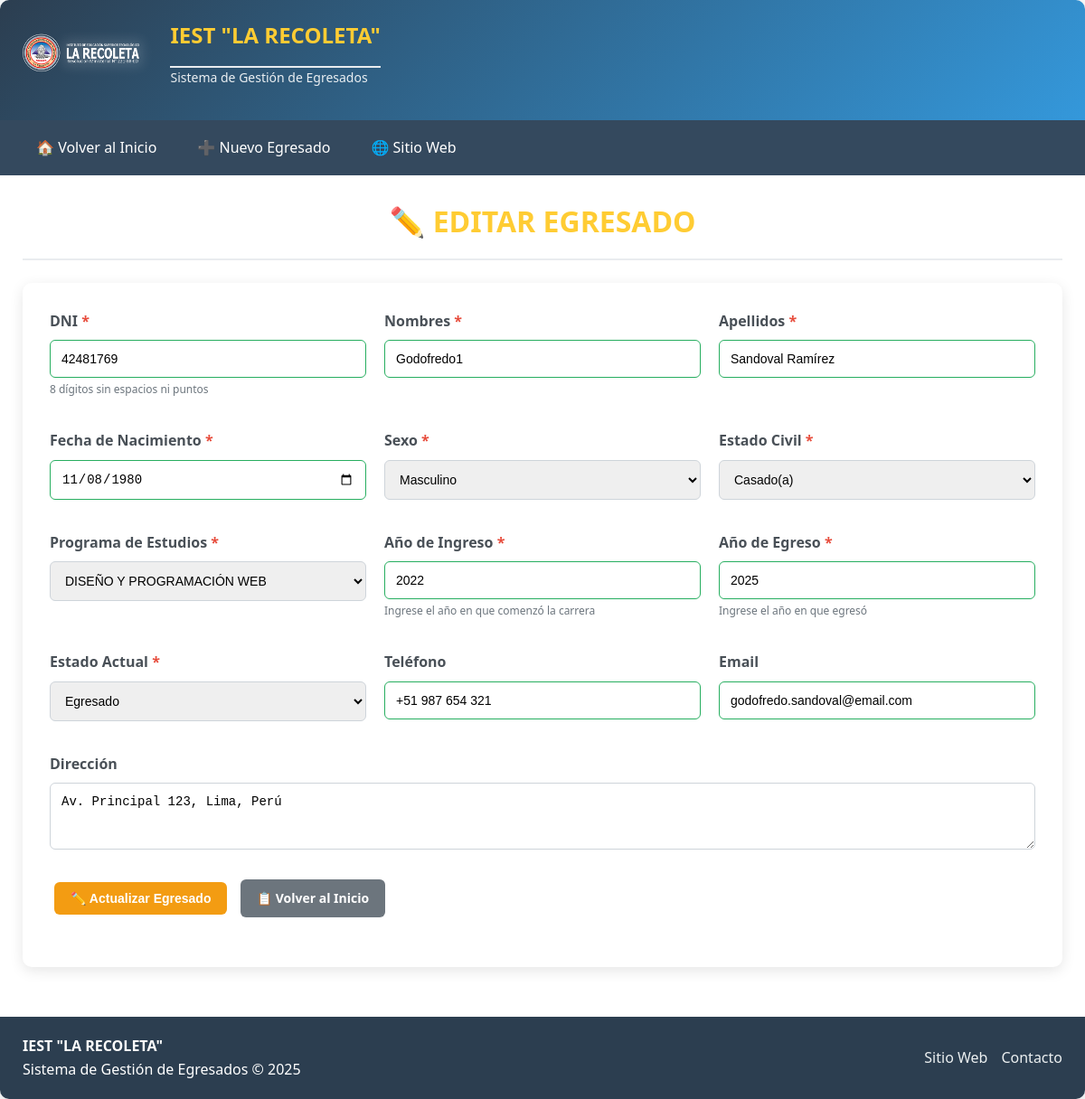
Page /NuestrosEgresados.php?action=edit&id=1 on the committed database.
### tables this page shows
CREATE TABLE `egresados` (
  `id_egresado` int(11) NOT NULL,
  `dni` varchar(20) NOT NULL,
  `nombres` varchar(100) NOT NULL,
  `apellidos` varchar(100) NOT NULL,
  `fecha_nacimiento` date NOT NULL,
  `sexo` enum('Masculino','Femenino','Otro') NOT NULL,
  `estado_civil` enum('Soltero(a)','Casado(a)','Divorciado(a)','Viudo(a)','Unión Libre') NOT NULL,
  `id_programa` int(11) NOT NULL,
  `año_ingreso` int(11) NOT NULL,
  `año_egreso` int(11) NOT NULL,
  `estado_actual` enum('EGRESADO','TITULADO','CERTIFICADO','EN PROCESO') DEFAULT 'EGRESADO',
  `fecha_registro` timestamp NOT NULL DEFAULT current_timestamp(),
  `fecha_actualizacion` timestamp NOT NULL DEFAULT current_timestamp() ON UPDATE current_timestamp(),
  `telefono` varchar(20) DEFAULT NULL,
  `email` varchar(100) DEFAULT NULL,
  `direccion` text DEFAULT NULL
);

CREATE TABLE `programas_estudio` (
  `id_programa` int(11) NOT NULL,
  `nombre_programa` varchar(100) NOT NULL,
  `descripcion` text DEFAULT NULL,
  `activo` tinyint(1) DEFAULT 1,
  `fecha_creacion` timestamp NOT NULL DEFAULT current_timestamp()
);

### NuestrosEgresados.php (called while the page is built, shortened)
<?php
require_once 'models/Egresado.php';
require_once 'controllers/EgresadoController.php';
$action = $_GET['action'] ?? 'create';
$id = isset($_GET['id']) ? intval($_GET['id']) : 0;
$egresadoObj = new EgresadoController();
$egresado = [];
if ($action === 'edit' && $id > 0) {
    try {
    $egresado = $egresadoObj->getEgresadoById($id);
    } catch (Exception $e) {
        $mensaje = 'Error al obtener egresado: ' . $e->getMessage();
        $tipo_mensaje = 'error';
        $action = 'create';
        $egresado = [];
    }
}
$programas = $egresadoObj->getProgramasEstudio();
include 'views/egresados/form.php';

### models/Egresado.php (called while the page is built, shortened)
<?php
class Egresado {
    private $db;
    public function __construct() {
        $this->db = new Database();
    }
    public function getById($id) {
        $conn = $this->db->getConnection();
        $stmt = $conn->prepare("SELECT e.*, p.nombre_programa
                               FROM egresados e
                               JOIN programas_estudio p ON e.id_programa = p.id_programa
                               WHERE e.id_egresado = ?");
        $stmt->execute([intval($id)]);
        $result = $stmt->fetch(PDO::FETCH_ASSOC);
        return $result ? $result : null;
    }
    public function getProgramasEstudio() {
        $conn = $this->db->getConnection();
        $stmt = $conn->query("SELECT * FROM programas_estudio WHERE activo = 1 ORDER BY nombre_programa");
        return $stmt->fetchAll(PDO::FETCH_ASSOC);
    }
}

### controllers/EgresadoController.php (called while the page is built, shortened)
<?php
require_once __DIR__ . '/../models/Egresado.php';
class EgresadoController {
    private $egresadoModel;
    public function __construct() {
        $this->egresadoModel = new Egresado();
    }
    public function getEgresadoById($id) {
        return $this->egresadoModel->getById($id);
    }
    public function getProgramasEstudio() {
        return $this->egresadoModel->getProgramasEstudio();
    }
}

### views/egresados/form.php (the view, shortened to what this page needs)
<!DOCTYPE html>
<html lang="es">
<head>
</head>
<body>
    <div class="container">
        <header class="header">
            <div class="header-top">
                <div class="logo">
                    <img src="logo.png" alt="Logo IEST La Recoleta" onerror="this.style.display='none'">
                    <div class="logo-text">
                        <h1>IEST "LA RECOLETA"</h1>
                        <p>Sistema de Gestión de Egresados</p>
                    </div>
                </div>
            </div>
        </header>
        <nav class="nav">
            <div class="nav-links">
                <a href="index.php">🏠 Volver al Inicio</a>
                <a href="NuestrosEgresados.php">➕ Nuevo Egresado</a>
                <a href="https://www.iestlarecoleta.edu.pe" target="_blank">🌐 Sitio Web</a>
            </div>
        </nav>
        <main class="main-content">
            <h1><?php echo $action === 'create' ? '📝 NUEVO EGRESADO' : '✏️ EDITAR EGRESADO'; ?></h1>
            <div class="form-container">
                <form method="POST">
                    <div class="form-row">
                        <div class="form-group">
                            <label class="required">DNI</label>
                            <input type="text" name="dni" value="<?php echo htmlspecialchars($egresado['dni'] ?? ''); ?>"
                                   pattern="\d{8}" title="El DNI debe tener 8 dígitos" required>
                            <div class="form-note">8 dígitos sin espacios ni puntos</div>
                        </div>
                        <div class="form-group">
                            <label class="required">Nombres</label>
                            <input type="text" name="nombres" value="<?php echo htmlspecialchars($egresado['nombres'] ?? ''); ?>" required>
                        </div>
                        <div class="form-group">
                            <label class="required">Apellidos</label>
                            <input type="text" name="apellidos" value="<?php echo htmlspecialchars($egresado['apellidos'] ?? ''); ?>" required>
                        </div>
                    </div>
                    <div class="form-row">
                        <div class="form-group">
                            <label class="required">Fecha de Nacimiento</label>
                            <input type="date" name="fecha_nacimiento"
                                   value="<?php echo htmlspecialchars($egresado['fecha_nacimiento'] ?? ''); ?>"
                                   max="<?php echo date('Y-m-d'); ?>" required>
                        </div>
                        <div class="form-group">
                            <label class="required">Sexo</label>
                            <select name="sexo" required>
                                <option value="Masculino" <?php echo ($egresado['sexo'] ?? '') === 'Masculino' ? 'selected' : ''; ?>>Masculino</option>
                            </select>
                        </div>
                        <div class="form-group">
                            <label class="required">Estado Civil</label>
                            <select name="estado_civil" required>
                                <option value="Casado(a)" <?php echo ($egresado['estado_civil'] ?? '') === 'Casado(a)' ? 'selected' : ''; ?>>Casado(a)</option>
                            </select>
                        </div>
                    </div>
                    <div class="form-row">
                        <div class="form-group">
                            <label class="required">Programa de Estudios</label>
                            <select name="id_programa" required>
                                <?php foreach ($programas as $programa): ?>
                                    <option value="<?php echo $programa['id_programa']; ?>"
                                        <?php echo ($egresado['id_programa'] ?? '') == $programa['id_programa'] ? 'selected' : ''; ?>>
                                        <?php echo htmlspecialchars($programa['nombre_programa']); ?>
                                    </option>
                                <?php endforeach; ?>
                            </select>
                        </div>
                        <div class="form-group">
                            <label class="required">Año de Ingreso</label>
                            <input type="number" name="año_ingreso" id="año_ingreso"
                                   value="<?php echo htmlspecialchars($egresado['año_ingreso'] ?? ''); ?>"
                                   min="1978" max="<?php echo date('Y'); ?>" required>
                            <div class="form-note">Ingrese el año en que comenzó la carrera</div>
                        </div>
                        <div class="form-group">
                            <label class="required">Año de Egreso</label>
                            <input type="number" name="año_egreso" id="año_egreso"
                                   value="<?php echo htmlspecialchars($egresado['año_egreso'] ?? ''); ?>"
                                   min="1978" max="<?php echo date('Y'); ?>" required>
                            <div class="form-note">Ingrese el año en que egresó</div>
                        </div>
                    </div>
                    <div class="form-row">
                        <div class="form-group">
                            <label class="required">Estado Actual</label>
                            <select name="estado_actual" required>
                                <option value="EGRESADO" <?php echo ($egresado['estado_actual'] ?? '') === 'EGRESADO' ? 'selected' : ''; ?>>Egresado</option>
                            </select>
                        </div>
                        <div class="form-group">
                            <label>Teléfono</label>
                            <input type="tel" name="telefono" value="<?php echo htmlspecialchars($egresado['telefono'] ?? ''); ?>">
                        </div>
                        <div class="form-group">
                            <label>Email</label>
                            <input type="email" name="email" value="<?php echo htmlspecialchars($egresado['email'] ?? ''); ?>">
                        </div>
                    </div>
                    <div class="form-group">
                        <label>Dirección</label>
                        <textarea name="direccion" rows="3" placeholder="Ingrese la dirección completa..."><?php echo htmlspecialchars($egresado['direccion'] ?? ''); ?></textarea>
                    </div>
                    <div class="form-group">
                        <?php if ($action === 'create'): ?>
                            <button type="submit" name="create_egresado" class="btn btn-success">💾 Guardar Egresado</button>
                        <?php else: ?>
                            <button type="submit" name="update_egresado" class="btn btn-warning">✏️ Actualizar Egresado</button>
                        <?php endif; ?>
                        <a href="index.php" class="btn btn-secondary">📋 Volver al Inicio</a>
                    </div>
                </form>
            </div>
        </main>
        <footer class="footer">
            <div class="footer-content">
                <div class="footer-info">
                    <p><strong>IEST "LA RECOLETA"</strong></p>
                    <p>Sistema de Gestión de Egresados &copy; <?php echo date('Y'); ?></p>
                </div>
                <div class="footer-links">
                    <a href="https://www.iestlarecoleta.edu.pe" target="_blank">Sitio Web</a>
                    <a href="mailto:informes@iestlarecoleta.edu.pe">Contacto</a>
                </div>
            </div>
        </footer>
    </div>
</body>
</html>

### views/egresados/form.php (style rules this page uses)
* { margin: 0; padding: 0; box-sizing: border-box; }
body { font-family: 'Segoe UI', Tahoma, Geneva, Verdana, sans-serif; background: #f8f9fa; line-height: 1.6; }
.container { max-width: 1400px; margin: 0 auto; background: white; border-radius: 10px; box-shadow: 0 4px 15px rgba(0,0,0,0.1); overflow: hidden; }
.header { background: linear-gradient(135deg, #2c3e50, #3498db); color: white; padding: 20px 25px; }
.header-top { display: flex; justify-content: space-between; align-items: center; margin-bottom: 15px; }
.logo { display: flex; align-items: center; gap: 15px; }
.logo img { height: 60px; }
.logo-text h1 { font-size: 24px; margin: 0; }
.logo-text p { font-size: 14px; opacity: 0.9; margin: 0; }
.nav { background: #34495e; padding: 10px 25px; }
.nav-links { display: flex; gap: 15px; }
.nav-links a { color: white; text-decoration: none; padding: 8px 15px; border-radius: 4px; transition: background 0.3s; }
.main-content { padding: 25px; }
.form-container { background: white; padding: 30px; border-radius: 10px; margin-top: 20px; box-shadow: 0 4px 15px rgba(0,0,0,0.1); }
.form-group { margin-bottom: 20px; }
.form-group label { display: block; margin-bottom: 8px; font-weight: 600; color: #495057; }
.form-group input, .form-group select, .form-group textarea { width: 100%; padding: 12px; border: 1px solid #ced4da; border-radius: 6px; font-size: 14px; transition: all 0.3s ease; }
.form-row { display: flex; gap: 20px; margin-bottom: 15px; }
.form-row .form-group { flex: 1; }
.btn { padding: 10px 18px; margin: 5px; border: none; border-radius: 6px; cursor: pointer; text-decoration: none; display: inline-block; font-weight: 600; transition: all 0.3s ease; font-size: 14px; }
.btn-warning { background: #f39c12; color: white; }
.btn-secondary { background: #6c757d; color: white; }
.footer { background: #2c3e50; color: white; padding: 20px 25px; margin-top: 30px; }
.footer-content { display: flex; justify-content: space-between; align-items: center; }
.footer-info { flex: 1; }
.footer-links { display: flex; gap: 15px; }
.footer-links a { color: #ecf0f1; text-decoration: none; }
.required::after { content: " *"; color: #e74c3c; }
.form-note { font-size: 12px; color: #6c757d; margin-top: 5px; display: block; line-height: 1.4; }
.form-group input:valid:not(:placeholder-shown) { border-color: #27ae60; }
h1 { color: #ffcc33; margin-bottom: 25px; text-align: center; padding-bottom: 15px; border-bottom: 2px solid #e9ecef; }

### rows in the picture
egresados: dni "42481769", nombres "Godofredo1", apellidos "Sandoval Ramírez", fecha_nacimiento "11/08/1980", sexo "Masculino", estado_civil "Casado(a)", id_programa "DISEÑO Y PROGRAMACIÓN WEB", año_ingreso "2022", año_egreso "2025", estado_actual "Egresado", telefono "+51 987 654 321", email "godofredo.sandoval@email.com", direccion "Av. Principal 123, Lima, Perú"
